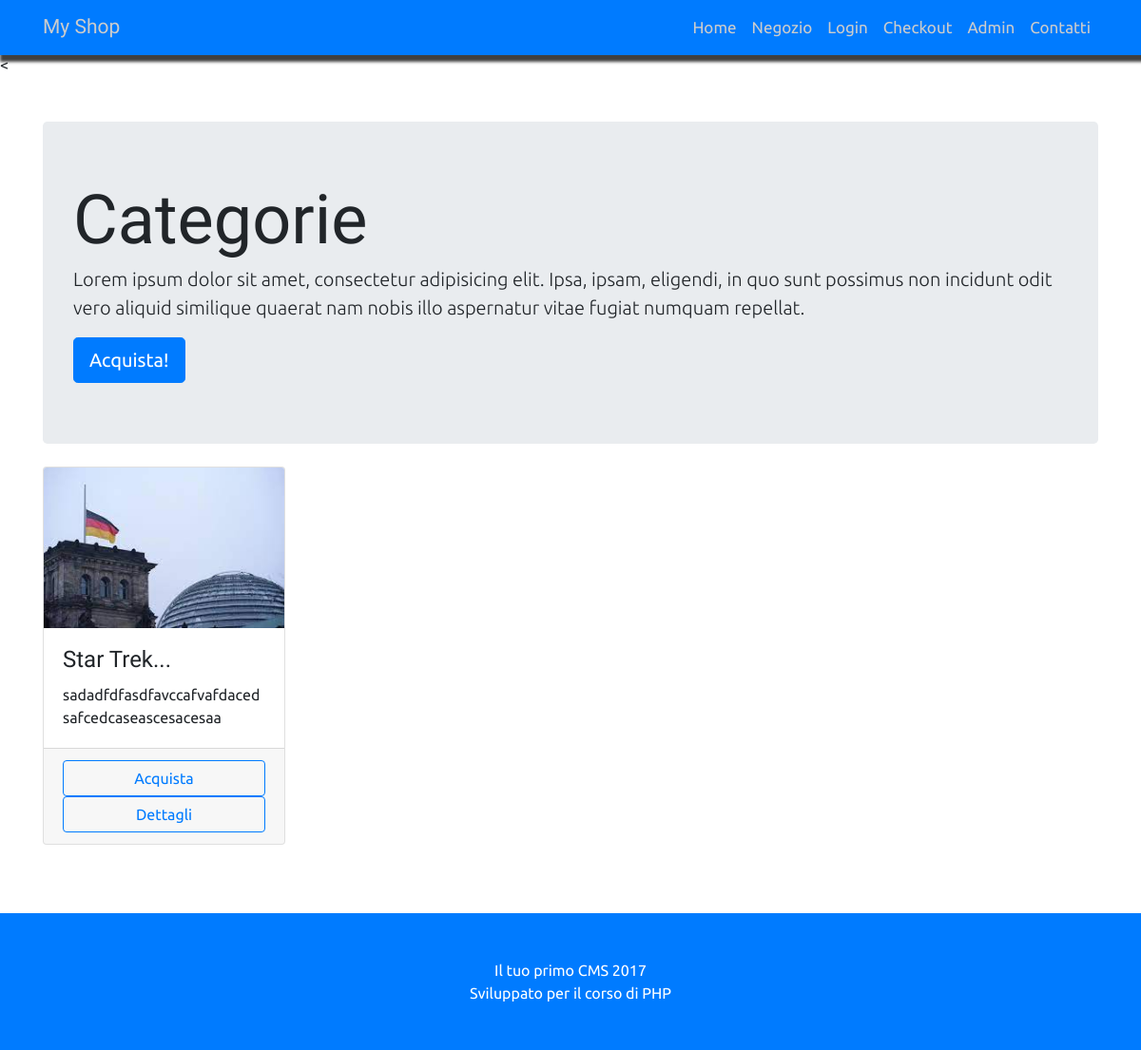
The app's page /categorie.php?id=1 with its own data.
### tables this page shows
CREATE TABLE `prodotti` (
  `id_prodotto` int(11) NOT NULL,
  `nome_prodotto` varchar(255) NOT NULL,
  `descr_prodotto` varchar(255) NOT NULL,
  `prezzo` float NOT NULL,
  `cat_prodotto` int(11) NOT NULL,
  `immagine` text NOT NULL,
  `info_dettagliate` varchar(600) NOT NULL,
  `quantita_pdt` int(11) NOT NULL
);

### risorse/funzioni.php (the view, shortened to what this page needs)
<?php
    function query($sql){
        global $connessione;
        return mysqli_query($connessione,$sql);
    }
    function fetch_array($risultato){
        return mysqli_fetch_array($risultato);
    }
    function paginaCategorie(){
        $pdtCategoria = query("SELECT * FROM prodotti WHERE cat_prodotto = {$_GET['id']}");
        while($row = fetch_array($pdtCategoria)){
        $pdfSingolaCat = <<<STRINGA_PDT
            <div class="col-lg-3 col-md-6 mb-4">
                <div class="card altezza">
                <img class="card-img-top" src="../risorse/{$row['immagine']}" alt="">
                <div class="card-body">
                    <h4 class="card-title">{$row['nome_prodotto']}...</h4>
                    <p class="card-text">{$row['descr_prodotto']}</p>
                </div>
                <div class="card-footer text-center">
                <a><button type="button" class="btn btn-outline-primary btn-small btn-block">Acquista</button></a><a><button type="button" class="btn btn-outline-primary btn-small btn-block">Dettagli</button></a>
                </div>
                </div>
            </div>
        STRINGA_PDT;
        echo $pdfSingolaCat;
        }
    }

### public/css/custom.css (style rules this page uses)
body { padding-top: 54px; font-family: Ubuntu, sans-serif; }
h1,h2,h3,h4,h5,h6 { font-family: Prompt, sans-serif; }
a { font-size: 17px }
.altezza { height: 100%; }
@media (min-width: 992px) { body { padding-top: 56px; } }

### records on screen
prodotti: immagine (picture), nome_prodotto "Star Trek", descr_prodotto "sadadfdfasdfavccafvafdacedsafcedcaseascesacesaa"
